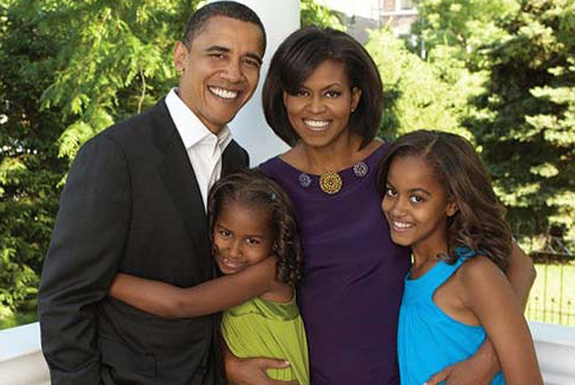
//> input picture cppcode/obama-family.jpg, 575 x 385 px
$ ./DetectFace obama-family.jpg   (built with g++ and OpenCV 4)
//> lines starting //> are read from the running program, lines starting //| are printed output that depends on the picture; after the words box and inside, x2 and y2 are one past the last pixel; in counts of white or black regions, pixels touching at a corner belong together
#include <cv.h>
#include <highgui.h>
#include <stdlib.h>
#include <cerrno>
#include <iostream>
#include <stdio.h>  /* defines FILENAME_MAX */
#ifdef WINDOWS
    #include <direct.h>
    #define GetCurrentDir _getcwd
#else
    #include <unistd.h>
    #define GetCurrentDir getcwd
 #endif
#include <string>
using namespace std;
const char * cascade_name = "haarcascade_frontalface_alt.xml";
/*
+ *  Using openCV to process image,
+ *  create a new image and save it locally
+ *. Send the path of the new image.
+ *
+ *  Argument:
+ *  orgImFilePath: image file stored locally
+ *
+ *  Output:
+ *  file path of the image created.
+**/


string faceDetect (string orgImgFilePath)
{
//> called with orgImgFilePath = "obama-family.jpg"
    char cCurrentPath[FILENAME_MAX];

     if (!GetCurrentDir(cCurrentPath, sizeof(cCurrentPath)))
         {
         return "error";
         }

    cCurrentPath[sizeof(cCurrentPath) - 1] = '\0'; /* not really required */

    printf ("The current working directory is %s", cCurrentPath);
    //---------------------------------------------------------------------
    string processed_file_loc;
    CvSize minFeatureSize = cvSize(20, 20);
	// Only search for 1 face.
	//int flags = CV_HAAR_FIND_BIGGEST_OBJECT | CV_HAAR_DO_ROUGH_SEARCH;
	int flags = 0;
	// How detailed should the search be.
	float search_scale_factor = 1.1f;
	//---------------------------------------------------------------------
    /* Load the classifier data from the .xml file */
    CvHaarClassifierCascade* cascade = (CvHaarClassifierCascade*)cvLoad( cascade_name);
    /* create a window with handle result */
    cvNamedWindow("result");
    /* read the input image */
    IplImage* image = cvLoadImage( orgImgFilePath.c_str(), 1 );
//> image is the input picture: 385 rows x 575 cols, CV_8UC3; mean B, G, R 71.4, 93.7, 97.2

    IplImage* gray = cvCreateImage( cvSize(image->width,image->height), 8, 1 );
    /* now convert the input image into b&w and store it in the placeholder */
    cvCvtColor( image, gray, CV_BGR2GRAY );
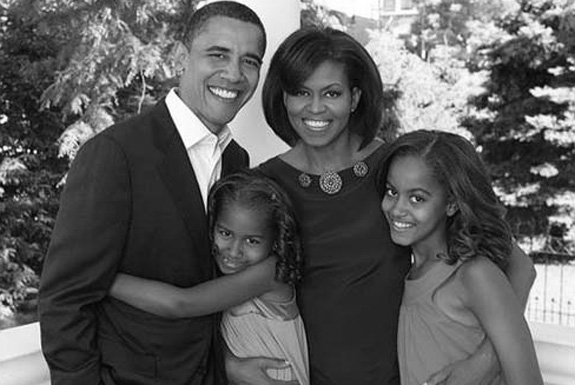
//> gray: 385 rows x 575 cols, CV_8UC1; min 0, max 255, mean 92.2
    /* create memory storage to be used by cvHaarDetectObjects */
    CvMemStorage* storage = cvCreateMemStorage();
    //---------------------------------------------------------------------
    CvSeq* faces;
    cvClearMemStorage(storage);

    /* used cvHaarDetectObjects */
    /* 8-bit depth RGB representation of color red */
    static  CvScalar RED = {0, 0, 255};

    faces = cvHaarDetectObjects(gray, cascade, storage, search_scale_factor, 3, flags, minFeatureSize);
//> faces = 4 items
    if (faces->total > 0)
    {
        printf("%d face detected\n;",faces->total);
//| 4 face detected
//| ;
    }else
    {
        printf("no face detected\n");
    }


    /* go through all the detected faces, and draw them into the input image */
    for( int i = 0; i < (faces ? faces->total: 0); i++)
    {
        CvRect *r = (CvRect*)cvGetSeqElem( faces, i );
        CvPoint ul; CvPoint lr;
        ul.x = r->x; ul.y = r->y;
        lr.x = r->x + r->width; lr.y = r->y + r->height;
        /* draws a rectangle with given coordinates of the upper left
        and lower right corners into an image */
        cvRectangle(image, ul, lr, RED, 3, 8, 0);
    }
//> this loop made 4 passes
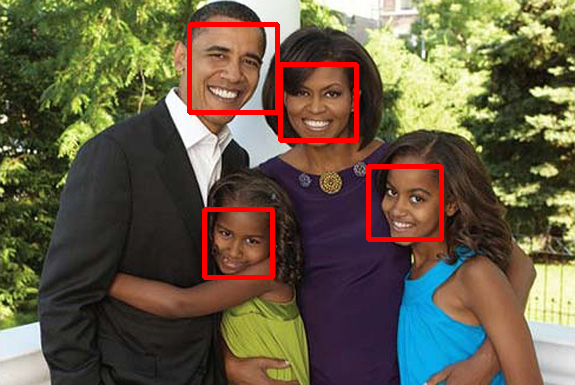
//> image: 385 rows x 575 cols, CV_8UC3; 2.69% of pixels changed, all inside (x1, y1, x2, y2) = (187, 22, 444, 280)

    /* free up the memory */
    cvReleaseImage( &gray );
    /* show the result and wait for a keystroke form user before finishing */
    cvShowImage("result", image );
    cv::Mat newC = cv::cvarrToMat(image);
    char test[] = "test.jpg";
    cv::imwrite(test,newC);
    cvWaitKey(0);
    cvReleaseImage( &image );
    cvDestroyWindow("result");
    processed_file_loc = cCurrentPath;
    processed_file_loc = processed_file_loc + "/bin/Debug/processed_image.jpg";
    printf("\n  new picture location = %s \n;",processed_file_loc.c_str());
    return processed_file_loc;
}

//const char * cascade_name = "wii_frontalface4.xml";

//const char * cascade_name = "haarcascade_frontalface_default.xml";
int main (int argc,  const char * argv[] )
{
    string processed_file_str;
    string input_file_str;

    input_file_str = argv[1];
    processed_file_str = faceDetect(argv[1]);
    return 0;
}
